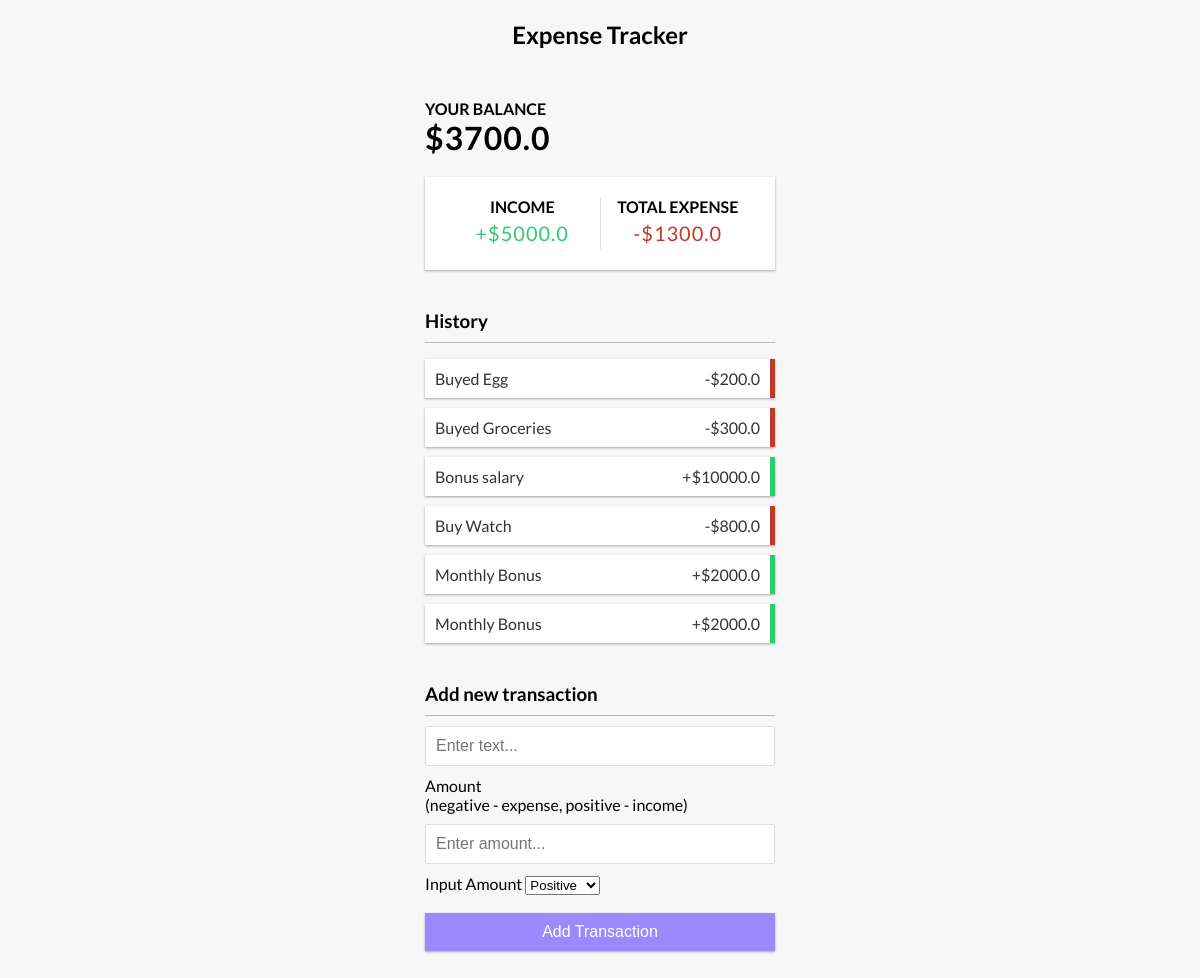
The app's page / (signed in), older data.
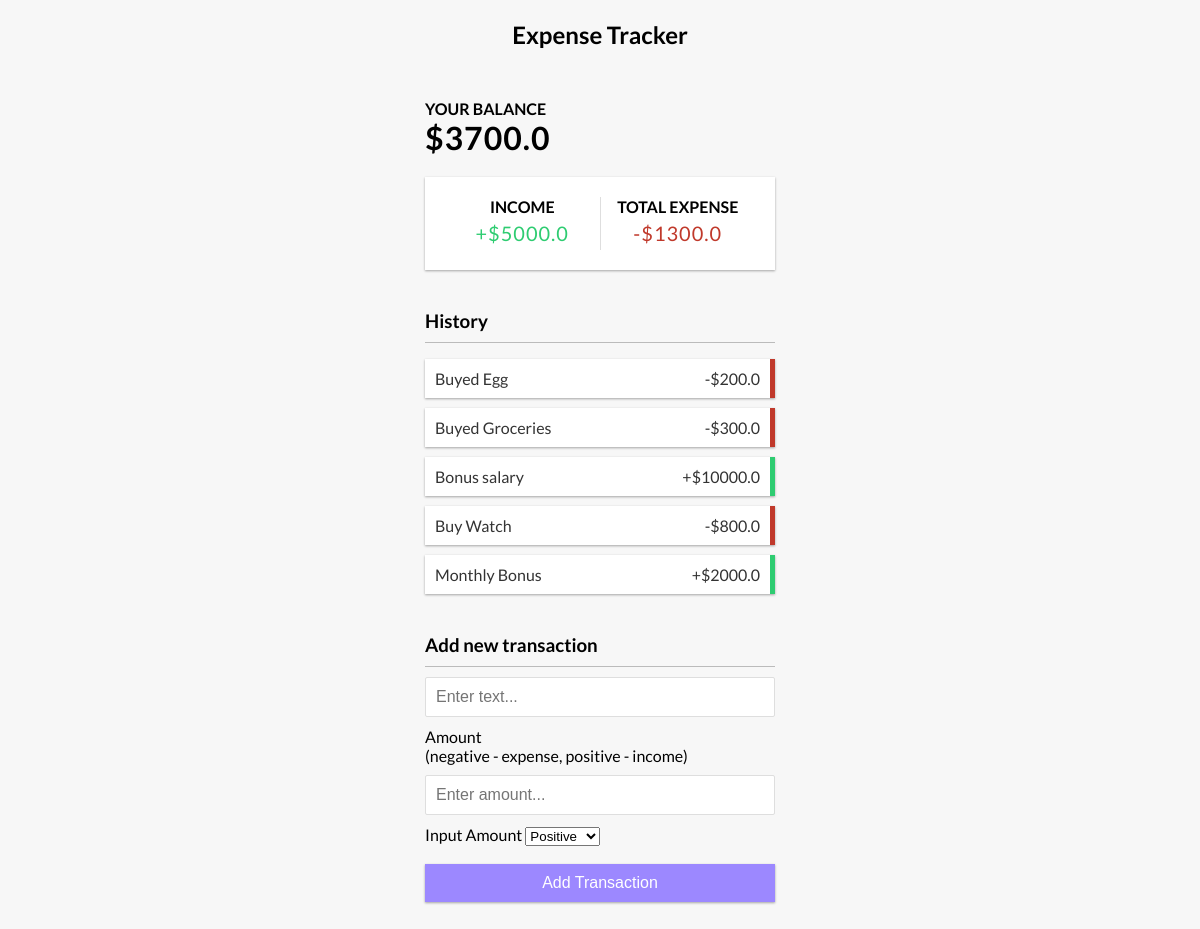
The same page, newer data.
### home/models.py (models this page shows, shortened)
class Profile(models.Model):
    user = models.ForeignKey(User, on_delete=models.CASCADE)
    income = models.FloatField()
    balance = models.FloatField(blank=True, null=True)
    expenses = models.FloatField(default=0)

class Expense(models.Model):
    user = models.ForeignKey(User, on_delete=models.CASCADE)
    name = models.CharField(max_length=100)
    expense_type = models.CharField(max_length=100, choices=TYPE)
    amount = models.FloatField()

### home/views.py (the view, shortened to what this page needs)
# urls.py: 2. Add a URL to urlpatterns:  path('', views.home, name='home')
def home(request):
    profile = Profile.objects.filter(user=request.user).first()
    expenses = Expense.objects.filter(user=request.user)
    context = {'profile': profile, 'expenses': expenses}
    return render(request, 'home.html', context)

### home/templates/home.html (shortened to what this page needs)
{% extends "base.html" %}
{% block start %}
<h2>Expense Tracker</h2>
<div class="container">
  <h4>Your Balance</h4>
  <h1 id="balance">${{profile.balance}}</h1>
  <div class="inc-exp-container">
    <div>
      <h4>Income</h4>
      <p id="money-plus" class="money plus">+${{profile.income}}</p>
    </div>
    <div>
      <h4> Total Expense</h4>
      <p id="money-minus" class="money minus">-${{profile.expenses}}</p>
    </div>
  </div>
  <h3>History</h3>
  <ul id="list" class="list">
    {% for expense in expenses%}
    {% if expense.expense_type == 'Positive'%}
    <li class="plus">
      {{expense.name}} <span>+${{expense.amount}}</span>
    </li>
    {% else %}
    <li class="minus">
      {{expense.name}} <span>-${{expense.amount}}</span>
    </li>
    {% endif %}
    {% endfor %}
  </ul>
  <h3>Add new transaction</h3>
  <form id="form" method="POST">
    <div class="form-control">
      <input type="text" required name="text" id="text" placeholder="Enter text..." />
    </div>
    <div class="form-control">
      <label for="amount"
        >Amount <br />
        (negative - expense, positive - income)</label>
      <input type="number" required name="amount" id="amount" placeholder="Enter amount..." />
    </div>
    <div class="form-control">
      <label for="text">Input Amount</label>
      <select name="expense_type" required class="form-control">
        <option value="Positive">Positive</option>
      </select>
    </div>
    <button class="btn" type="submit">Add Transaction</button>
  </form>
</div>
{% endblock %}

### home/templates/base.html (shortened to what this page needs)
<!DOCTYPE html>
<html lang="en">
  <head>
  </head>
  <body>
    {% block start %}
    {% endblock %}
  </body>
</html>

### home/templates/base.html (style rules this page uses)
:root { --box-shadow: 0 1px 3px rgba(0, 0, 0, 0.12), 0 1px 2px rgba(0, 0, 0, 0.24); }
* { box-sizing: border-box; }
body { background-color: #f7f7f7; display: flex; flex-direction: column; align-items: center; justify-content: center; min-height: 100vh; margin: 0; font-family: 'Lato', sans-serif; }
.container { margin: 30px auto; width: 350px; }
h1 { letter-spacing: 1px; margin: 0; }
h3 { border-bottom: 1px solid #bbb; padding-bottom: 10px; margin: 40px 0 10px; }
h4 { margin: 0; text-transform: uppercase; }
.inc-exp-container { background-color: #fff; box-shadow: var(--box-shadow); padding: 20px; display: flex; justify-content: space-between; margin: 20px 0; }
.inc-exp-container > div { flex: 1; text-align: center; }
.inc-exp-container > div:first-of-type { border-right: 1px solid #dedede; }
.money { font-size: 20px; letter-spacing: 1px; margin: 5px 0; }
.money.plus { color: #2ecc71; }
.money.minus { color: #c0392b; }
label { display: inline-block; margin: 10px 0; }
input[type='text'], input[type='number'] { border: 1px solid #dedede; border-radius: 2px; display: block; font-size: 16px; padding: 10px; width: 100%; }
.btn { cursor: pointer; background-color: #9c88ff; box-shadow: var(--box-shadow); color: #fff; border: 0; display: block; font-size: 16px; margin: 10px 0 30px; padding: 10px; width: 100%; }
.list { list-style-type: none; padding: 0; margin-bottom: 40px; }
.list li { background-color: #fff; box-shadow: var(--box-shadow); color: #333; display: flex; justify-content: space-between; position: relative; padding: 10px; margin: 10px 0; }
.list li.plus { border-right: 5px solid #2ecc71; }
.list li.minus { border-right: 5px solid #c0392b; }

Row changes from the older to the newer data that the page shows:
removed Expense: name "Monthly Bonus", amount "2000.0"
